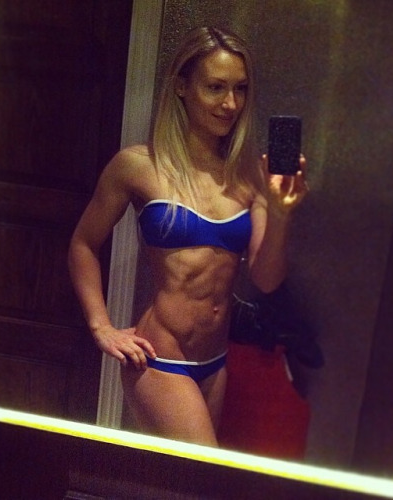
//> input picture problem_sets/ps0/ps0_cpp/input/girl.png, 393 x 500 px
$ ./ps0   (built with g++ and OpenCV 4)
//> lines starting //> are read from the running program, lines starting //| are printed output that depends on the picture
/*
  Problem Set 0: Images as Functions
  https://docs.google.com/document/d/1PO9SuHMYhx6nDbB38ByB1QANasP1UaEiXaeGeHmp3II/pub
*/

#include <opencv2/core/core.hpp>
#include "opencv2/imgproc/imgproc.hpp"
#include <opencv2/highgui/highgui.hpp>
#include <iostream>

using namespace cv;
using namespace std;

int main(int argc, char** argv) {
  /*
   1: Input images

   a. Find two interesting images to use. They should be color, rectangular in shape (NOT square). Pick one that is wide and one tall.
      You might find some classic vision examples here. Or take your own. Make sure the image width or height do not exceed 512 pixels.
      Output: Store the two images as ps0-1-a-1.png and ps0-1-a-2.png inside the output folder
   */

  Mat img1, img2;
  img1 = imread("input/girl.png", CV_LOAD_IMAGE_COLOR);
//> img1 is the input picture: 500 rows x 393 cols, CV_8UC3; mean B, G, R 50.8, 43.4, 72.4
  img2 = imread("input/fruits.png", CV_LOAD_IMAGE_COLOR);
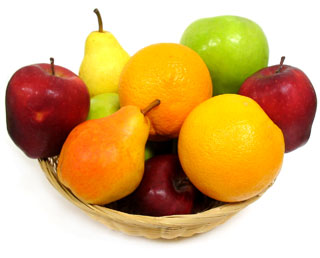
//> input picture problem_sets/ps0/ps0_cpp/input/fruits.png, 320 x 258 px
//> img2 is the input picture: 258 rows x 320 cols, CV_8UC3; mean B, G, R 119.7, 178.6, 216.9

  imwrite("output/ps0-1-a-1.png", img1);
  imwrite("output/ps0-1-a-2.png", img2);

  /*
   2: Color  planes

   a. Swap the red and blue pixels of image 1
      Output: Store as ps0-2-a-1.png in the output folder
   */

  Mat channels[3];
  Mat img1_red, img1_green, img1_blue, swapped;

  split(img1, channels);
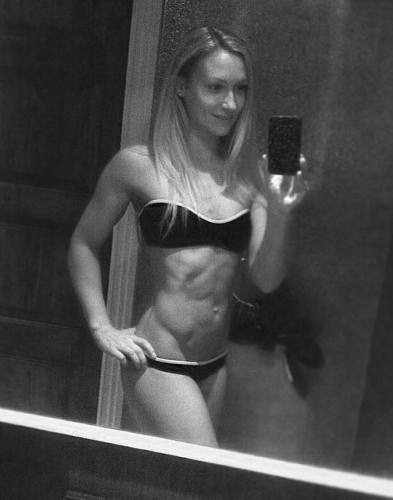
//> channels[2]: 500 rows x 393 cols, CV_8UC1; min 2, max 255, mean 72.4
  img1_red = channels[2];
  img1_green = channels[1];
  img1_blue = channels[0];

  channels[0] = img1_red;
  channels[2] = img1_blue;

  merge(channels, 3, swapped);
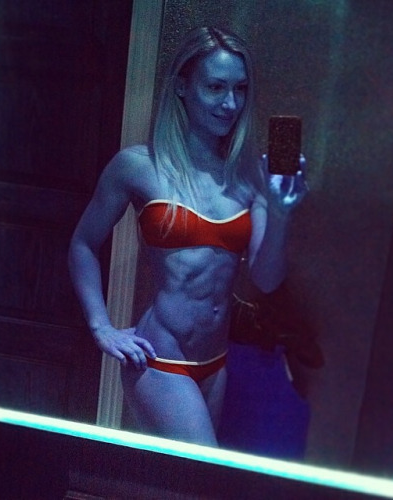
//> swapped: 500 rows x 393 cols, CV_8UC3; mean B, G, R 72.4, 43.4, 50.8
  imwrite("output/ps0-2-a-1.png", swapped);

  /*
   b. Create a monochrome image (img1_green) by selecting the green channel of image 1
      Output: ps0-2-b-1.png
   */
  imwrite("output/ps0-2-b-1.png", img1_green);

  /*
   c. Create a monochrome image (img1_red) by selecting the red channel of image 1
      Output: ps0-2-c-1.png
   */
  imwrite("output/ps0-2-c-1.png", img1_red);

  /*
   3: Replacement of pixels (Note: For this, use the better channel from 2-b/2-c as monochrome versions.)

   a. Take the inner center square region of 100x100 pixels of monochrome version of image 1 and insert them into the center of monochrome version of image 2
      Output: Store the new image created as ps0-3-a-1.png
   */
  int height = img1.rows;
//> height = 500
  int width = img1.cols;
//> width = 393
  int x_offset = (width - 100)/2;
//> x_offset = 146
  int y_offset = (height - 100)/2;
//> y_offset = 200

  Rect rect(x_offset, y_offset, 100, 100);
//> rect = Rect(146, 200, 100, 100)
  Mat img_with_center = img1_green.clone();
  Mat center(img1_red, rect);
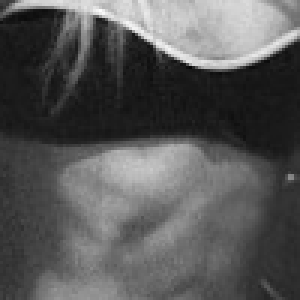
//> center: 100 rows x 100 cols, CV_8UC1 (shown 3 times larger); min 6, max 253, mean 87.4

  center.copyTo(img_with_center(rect));
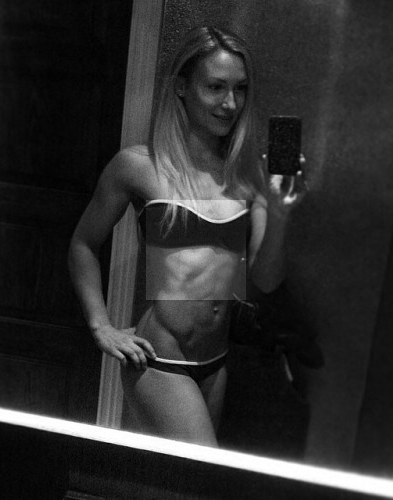
//> img_with_center: 500 rows x 393 cols, CV_8UC1; min 0, max 255, mean 45

  imwrite("output/ps0-3-a-1.png", img_with_center);

  /*
   4: Arithmetic and Geometric operations

   a. What is the min and max of the pixel values of img1_green? What is the mean? What is the standard deviation?  And how did you compute these?
   */

  // Min and max
  double min, max;
  minMaxLoc(img1_green, &min, &max);
//> min = 0; max = 255

  cout << "Min: " << min << endl;
//| Min: 0
  cout << "Max: " << max << endl;
//| Max: 255

  // Mean & standard deviation
  Scalar green_mean, green_std;
  meanStdDev(img1_green, green_mean, green_std);
//> green_mean = Scalar(43.44); green_std = Scalar(48.32)

  cout << "Mean: " << green_mean[0] << endl;
//| Mean: 43.4366
  cout << "Standard deviation: " << green_std[0] << endl;
//| Standard deviation: 48.3236

  /*
   b. Subtract the mean from all pixels, then divide by standard deviation, then multiply by 10 (if your image is 0 to 255) or by 0.05 (if your image ranges from 0.0 to 1.0). Now add the mean back in.
      Output: ps0-4-b-1.png
   */
  Scalar all_mean, all_std;
  Mat calculated;
  meanStdDev(img1, all_mean, all_std);
//> all_mean = Scalar(50.8, 43.44, 72.39); all_std = Scalar(32.09, 48.32, 46.94)

  calculated = (img1 - all_mean) / all_std[0] * 10 + all_mean;
  // TODO: result is differ from octave and python
  //       1. check pixels at given position
  //       2. convert to double http://stackoverflow.com/questions/14539498/change-type-of-mat-object-from-cv-32f-to-cv-8u
  imwrite("output/ps0-4-b-1.png", calculated);

  /*
   c. Shift img1_green to the left by 2 pixels.
      Output: ps0-4-c-1.png
   */

  /*
  // TODO: can't do that with filter2D
  Mat shiftedGreen;
  Mat kernel = Mat::zeros(5, 5, CV_8U);
  kernel.at<uchar>(2,4) = 1;
  cv::filter2D(img1_green, shiftedGreen, CV_8U, kernel);
  */

  Mat shiftFilter = (Mat_<double>(2, 3) << 1, 0, -2,
                                         0, 1, 0);
  Mat shiftedGreen;
  warpAffine(img1_green, shiftedGreen, shiftFilter, Size(width, height));

  imwrite("output/ps0-4-c-1.png", shiftedGreen);

  /*
   d. Subtract the shifted version of img1_green from the original, and save the difference image.
      Output: ps0-4-d-1.png (make sure that the values are legal when you write the image so that you can see all relative differences), text response: What do negative pixel values mean anyways?
   */
  Mat diff;
  diff = (img1_green - shiftedGreen) + (shiftedGreen - img1_green);
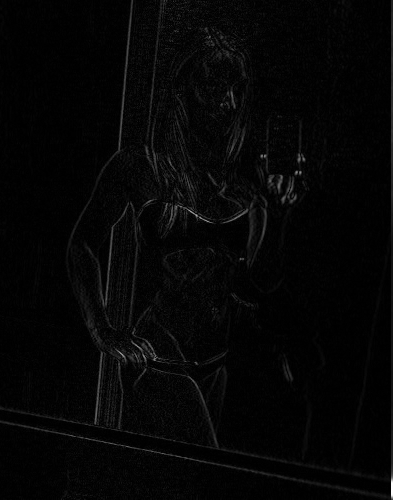
//> diff: 500 rows x 393 cols, CV_8UC1; min 0, max 255, mean 5.5
  imwrite("output/ps0-4-d-1.png", diff);

  /*
   5: Noise

   a. Take the original colored image (image 1) and start adding Gaussian noise to the pixels in the green channel. Increase sigma until the noise is somewhat visible.
      Output: ps0-5-a-1.png, text response: What is the value of sigma you had to use?
   */
  Mat noised_green = img1.clone();
  noised_green.convertTo(noised_green, CV_64F);
  split(noised_green, channels);
//> channels[0]: 500 rows x 393 cols, CV_64FC1
//> channels[1]: 500 rows x 393 cols, CV_64FC1
//> channels[2]: 500 rows x 393 cols, CV_64FC1

  Mat noise(img1.size(), CV_64F);
  randn(noise, 0, 7);

  channels[1] += noise;

  merge(channels, 3, noised_green);
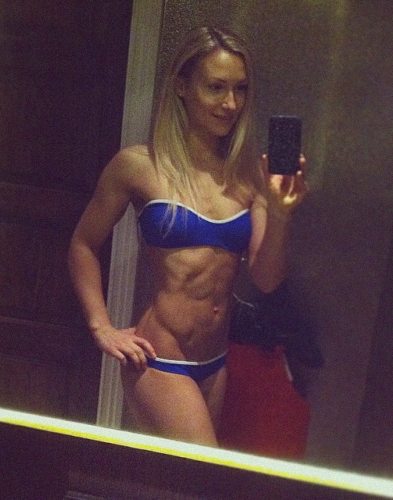
//> noised_green: 500 rows x 393 cols, CV_64FC3; mean B, G, R 50.8, 43.4, 72.4; drawn with min black and max white

  imwrite("output/ps0-5-a-1.png", noised_green);

  /*
   b. Now, instead add that amount of noise to the blue channel.
      Output: ps0-5-b-1.png
   */
  Mat noised_blue = img1.clone();
  noised_blue.convertTo(noised_blue, CV_64F);
  split(noised_blue, channels);
  channels[0] += noise;
  merge(channels, 3, noised_blue);

  imwrite("output/ps0-5-b-1.png", noised_blue);

  return 0;
}
